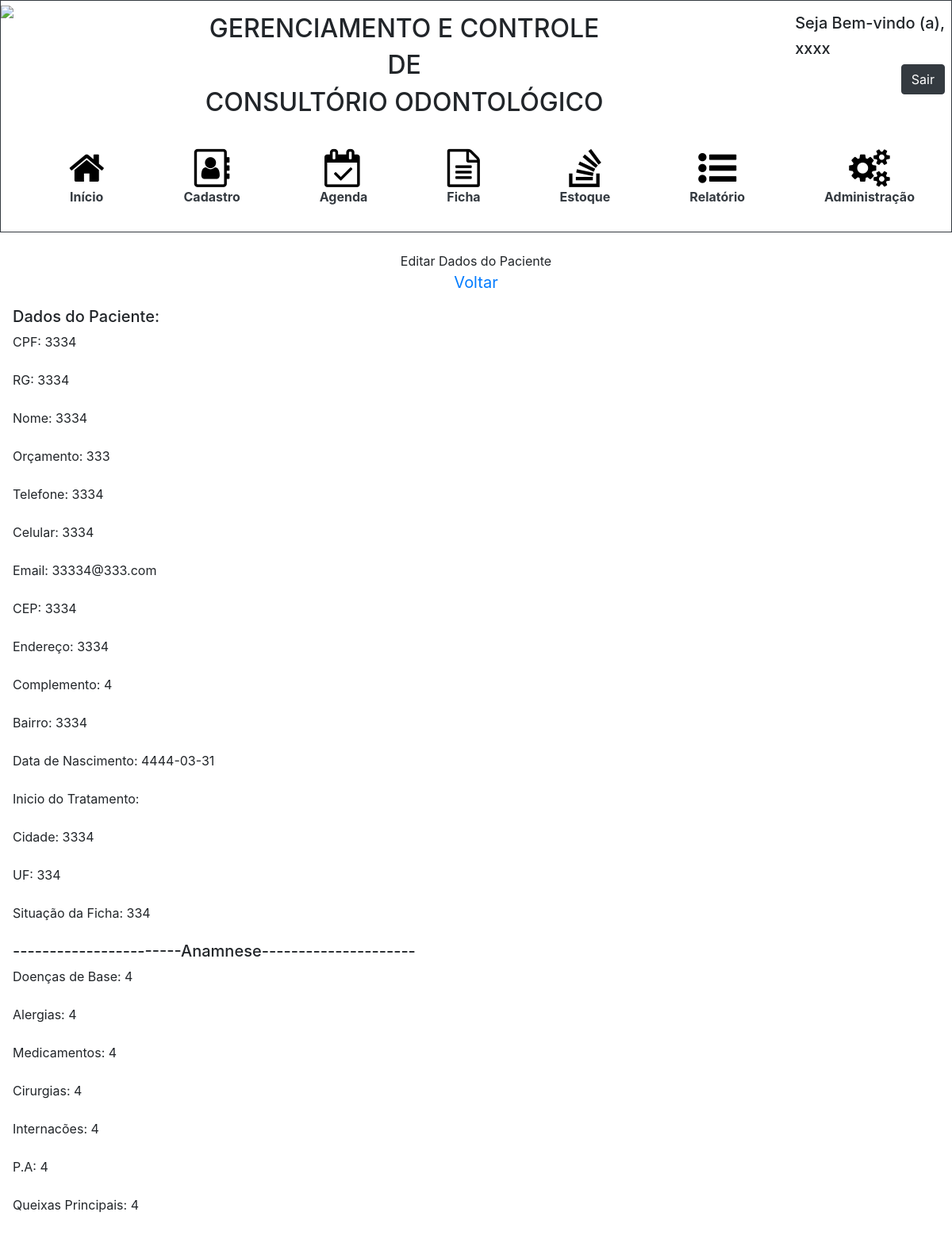
Screenshot of /visualizarCadastro.php?idPessoa=14 with the database file from the repository.
### tables this page shows
CREATE TABLE `pessoa`  (
  `id_pessoa` int(11) NOT NULL AUTO_INCREMENT,
  `cpf` varchar(15) NOT NULL,
  `rg` varchar(15) NOT NULL,
  `nome` varchar(100) NOT NULL,
  `orcamento` varchar(3) NULL DEFAULT NULL,
  `telefone` varchar(15) NULL DEFAULT NULL,
  `celular` varchar(15) NOT NULL,
  `email` varchar(50) NULL DEFAULT NULL,
  `cep` varchar(15) NOT NULL,
  `endereco` varchar(100) NOT NULL,
  `complemento` varchar(100) NULL DEFAULT NULL,
  `bairro` varchar(50) NOT NULL,
  `nascimento` date NOT NULL,
  `cidade` varchar(30) NOT NULL,
  `uf` varchar(5) NULL DEFAULT NULL,
  `situacaoficha` varchar(20) NULL DEFAULT NULL,
  `doencabase` varchar(255) NULL DEFAULT NULL,
  `alergia` varchar(255) NULL DEFAULT NULL,
  `medicamentos` varchar(255) NULL DEFAULT NULL,
  `cirurgia` varchar(255) NULL DEFAULT NULL,
  `internacoes` varchar(255) NULL DEFAULT NULL,
  `pa` varchar(255) NULL DEFAULT NULL,
  `queixaprinc` varchar(255) NULL DEFAULT NULL,
  PRIMARY KEY (`id_pessoa`) USING BTREE
);

### visualizarCadastro.php (the view, shortened to what this page needs)
<?php
    include 'conexao.php';
    $id = $_GET["idPessoa"];
?>
<!DOCTYPE html>
<html>
    <head>
        <link rel="stylesheet" href="https://stackpath.bootstrapcdn.com/bootstrap/4.3.1/css/bootstrap.min.css">
        <link rel="stylesheet" href="https://cdnjs.cloudflare.com/ajax/libs/font-awesome/4.7.0/css/font-awesome.min.css">
        <link rel="stylesheet" type="text/css" href="styleHome.css">
        <link rel="stylesheet" type="text/css" href="styleHeader.css">
    </head>
    <body>
        <?php include 'header.php'?>
        <div class = "container">
            <div class = "row justify-content-center">
            Editar Dados do Paciente
            </div>
            <div class = "text-center">
                <a href="cadastro.php" style = "font-size:20px;">Voltar</a>
            </div>
        </div>
                    <div class="modal-body">
                        <h5>Dados do Paciente:</h5>
                            <?php
                                $sql = "SELECT * FROM pessoa WHERE id_pessoa = '$id'";
                                $buscar = mysqli_query($con, $sql);
                                while ($array = mysqli_fetch_array($buscar)){
                                $cpf = $array['cpf'];
                                $rg = $array['rg'];
                                $nome = $array['nome'];
                                $orcamento = $array['orcamento'];
                                $telefone = $array['telefone'];
                                $celular = $array['celular'];
                                $email = $array['email'];
                                $cep = $array['cep'];
                                $endereco = $array['endereco'];
                                $complemento = $array['complemento'];
                                $bairro = $array['bairro'];
                                $nascimento = $array['nascimento'];
                                $cidade = $array['cidade'];
                                $uf= $array['uf'];
                                $situacaoficha = $array['situacaoficha'];
                                $doencabase = $array['doencabase'];
                                $alergia = $array['alergia'];
                                $medicamentos = $array['medicamentos'];
                                $cirurgia = $array['cirurgia'];
                                $internacoes = $array['internacoes'];
                                $pa = $array['pa'];
                                $queixaprinc = $array['queixaprinc'];
                            ?>
                            <div class="form-group">
                                <label for="cpf">CPF:</label> <?php echo $cpf?>
                            </div>
                            <div class="form-group">
                                <label for="rg">RG:</label> <?php echo $rg?>
                            </div>
                            <div class="form-group">
                                <label for="nome">Nome:</label> <?php echo $nome?>
                            </div>
                            <div class="form-group">
                                <label for="orcamento">Orçamento:</label> <?php echo $orcamento?>
                            </div>
                            <div class="form-group">
                                <label for="telefone">Telefone:</label> <?php echo $telefone?>
                            </div>
                            <div class="form-group">
                                <label for="celular">Celular:</label> <?php echo $celular?>
                            </div>
                            <div class="form-group">
                                <label for="email">Email:</label> <?php echo $email?>
                            </div>
                            <div class="form-group">
                                <label for="cep">CEP:</label> <?php echo $cep?>
                            </div>
                            <div class="form-group">
                                <label for="endereco">Endereço:</label> <?php echo $endereco?>
                            </div>
                            <div class="form-group">
                                <label for="complemento">Complemento:</label> <?php echo $complemento?>
                            </div>
                            <div class="form-group">
                                <label for="bairro">Bairro:</label> <?php echo $bairro?>
                            </div>
                            <div class="form-group">
                                <label for="nascimento">Data de Nascimento:</label> <?php echo $nascimento?>
                            </div>
                            <div class="form-group">
                                <label for="inicio_tratamento">Inicio do Tratamento:</label> <?php echo $inicio_tratamento?>
                            </div>
                            <div class="form-group">
                                <label for="cidade">Cidade:</label> <?php echo $cidade?>
                            </div>
                            <div class="form-group">
                                <label for="uf">UF:</label> <?php echo $uf?>
                            </div>
                            <div class="form-group">
                                <label for="situacaoficha">Situação da Ficha:</label> <?php echo $situacaoficha?>
                            </div>
                            <div class = "mb-2">
                                <h5>-----------------------Anamnese---------------------</h5>
                            </div>
                            <div class="form-group">
                                <label for="data">Doenças de Base:</label> <?php echo $doencabase ?>
                            </div>
                            <div class="form-group">
                                <label for="alergia">Alergias:</label> <?php echo $alergia?>
                            </div>
                            <div class="form-group">
                                <label for="medicamentos">Medicamentos:</label> <?php echo $medicamentos?>
                            </div>
                            <div class="form-group">
                                <label for="cirurgia">Cirurgias:</label> <?php echo $cirurgia?>
                            </div>
                            <div class="form-group">
                                <label for="internacoes">Internacões:</label> <?php echo $internacoes?>
                            </div>
                            <div class="form-group">
                                <label for="pa">P.A:</label> <?php echo $pa?>
                            </div>
                            <div class="form-group">
                                <label for="queixaprinc">Queixas Principais:</label> <?php echo $queixaprinc?>
                            </div>
                        <?php };?>
    </body>
</html>

### rows the page displays
pessoa: cpf "3334", rg "3334", nome "3334", orcamento "333", telefone "3334", celular "3334", email "33334@333.com", cep "3334", endereco "3334", complemento "4", bairro "3334", nascimento "4444-03-31", cidade "3334", uf "334", situacaoficha "334", doencabase "4", alergia "4", medicamentos "4", cirurgia "4", internacoes "4", pa "4", queixaprinc "4"
